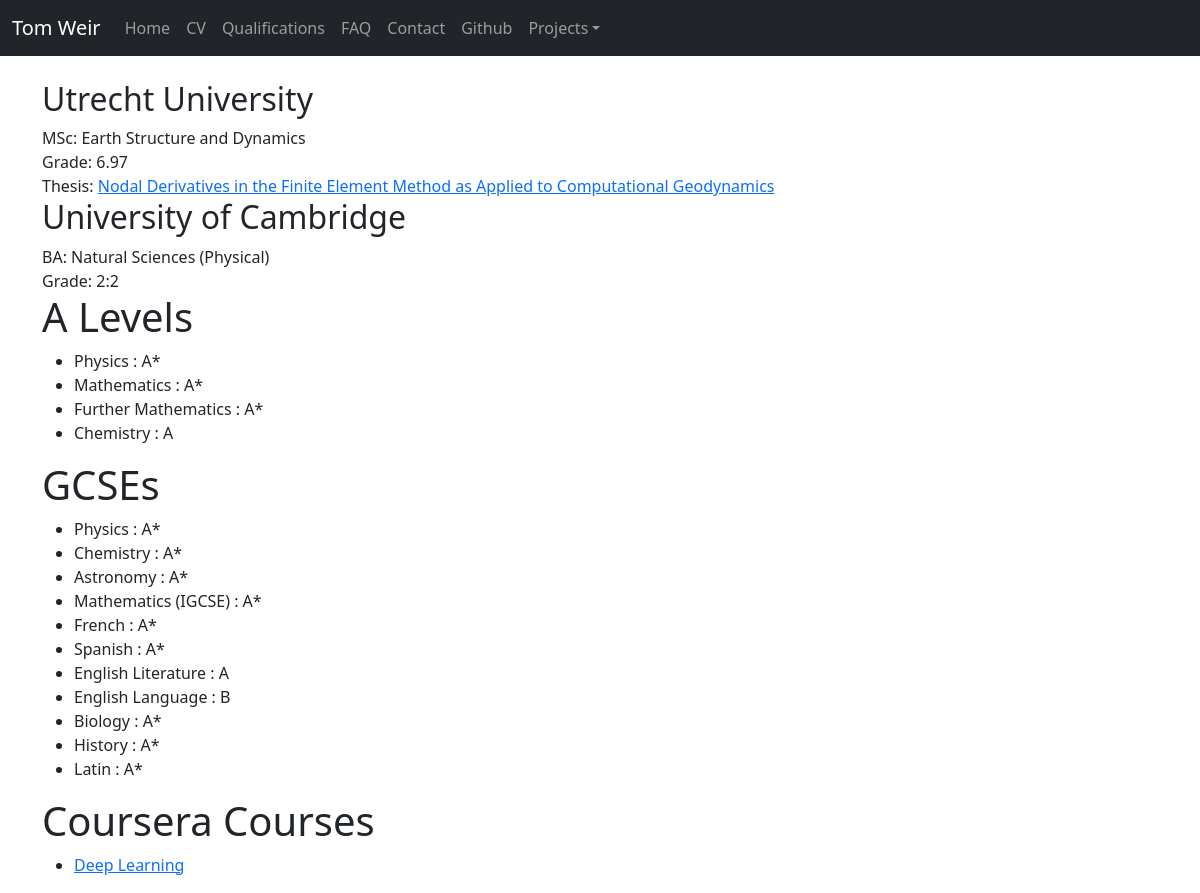
/qualifications/, run on the app's committed database.
### mainSite/models.py (models this page shows, shortened)
class Qualification(models.Model):
    date_acquired = models.DateField()
    subject = models.CharField(max_length=50)
    grade = models.CharField(max_length=50)
    title = ''
    class Meta:
        abstract = True

class Degree(Qualification):
    title_choices = [('MSc','MSc'),('BA','BA')]
    title = models.CharField(max_length=50, choices=title_choices)
    university = models.CharField(max_length=50)
    thesis = models.OneToOneField(Thesis, on_delete=models.CASCADE,blank=True,null=True)

class Thesis(models.Model):
    uuid = models.UUIDField( default=uuid.uuid4, editable=False)
    title = models.CharField(max_length=100)
    def upload_path(instance,filename):
        return f'theses/{instance.uuid}/{filename}'
    file = models.FileField(upload_to=upload_path,blank=True,null=True)

class A_level(Qualification):
    title = 'A Level'
    date_acquired = models.DateField(default = datetime.date(2012,7,1))
    grade_choices = [("A*","A*"), ("A","A")]
    grade = models.CharField(max_length=2, choices=grade_choices)

class GCSE(Qualification):
    title = 'GCSE'
    date_acquired = models.DateField(default = datetime.date(2010,7,1))
    grade_choices = [("A*","A*"),("A","A"),("B","B")]
    grade = models.CharField(max_length=2, choices=grade_choices)

class Coursera_Course(Qualification):
    verification_link = models.TextField(null=True)
    date_acquired = models.DateField(null=True)
    grade = models.CharField(max_length=50,null=True)

### mainSite/views.py (the view)
# urls.py: path('qualifications/',views.QualificationsView.as_view(), name='qualifications'),
class QualificationsView(generic.TemplateView):
    template_name = 'mainSite/qualifications.html'
    def get_context_data(self, **kwargs):
        context = super().get_context_data(**kwargs)
        context['GCSE_list'] = GCSE.objects.all()
        context['A_level_list'] = A_level.objects.all()
        context['Degree_list'] = Degree.objects.all()
        context['Coursera_Course_list'] = Coursera_Course.objects.all()
        return context

### mainSite/templates/mainSite/qualifications.html (shortened to what this page needs)
{% extends 'base.html' %}
{% block content %}
{% if Degree_list %}
  {% for degree in Degree_list %}
    <h2> {{degree.university}} </h2>
     {{ degree.title}}: {{degree.subject}}
     Grade: {{degree.grade}}
     {% if degree.thesis %}
     </br> Thesis:
     <a href={% url 'thesis' degree.thesis.uuid|stringformat:"s"  %}>{{degree.thesis.title}}</a>
     {% endif %}
  {% endfor %}
{% endif %}
{% if A_level_list %}
<h1> A Levels </h1>
<ul>
  {% for A_level in A_level_list %}
    <li> {{ A_level.subject }} : {{ A_level.grade }} </li>
  {% endfor %}
</ul>
{% endif %}
{% if GCSE_list %}
<h1> GCSEs </h1>
<ul>
  {% for gcse in GCSE_list %}
    <li> {{ gcse.subject }} : {{ gcse.grade }} </li>
  {% endfor %}
</ul>
{% endif %}
{% if Coursera_Course_list %}
<h1> Coursera Courses </h1>
<ul>
  {% for Coursera_Course in Coursera_Course_list %}
    <li> <a href={{Coursera_Course.verification_link}}>{{Coursera_Course.subject}}</a></li>
  {% endfor %}
</ul>
{% else %}
No courses
{% endif %}
{% endblock %}

### mainSite/static/mainSite/starter-template.css (style rules this page uses)
body { padding-top: 5rem; }

### data on the page
Degree: university "Utrecht University", title "MSc", subject "Earth Structure and Dynamics", grade "6.97", thesis "Nodal Derivatives in the Finite Element Method as Applied to Computational Geodynamics"
Degree: university "University of Cambridge", title "BA", subject "Natural Sciences (Physical)", grade "2:2"
A_level: subject "Physics", grade "A*"
A_level: subject "Mathematics", grade "A*"
A_level: subject "Further Mathematics", grade "A*"
A_level: subject "Chemistry", grade "A"
GCSE: subject "Physics", grade "A*"
GCSE: subject "Chemistry", grade "A*"
GCSE: subject "Astronomy", grade "A*"
GCSE: subject "Mathematics (IGCSE)", grade "A*"
GCSE: subject "French", grade "A*"
GCSE: subject "Spanish", grade "A*"
GCSE: subject "English Literature", grade "A"
GCSE: subject "English Language", grade "B"
GCSE: subject "Biology", grade "A*"
GCSE: subject "History", grade "A*"
GCSE: subject "Latin", grade "A*"
Coursera_Course: subject "Deep Learning"
